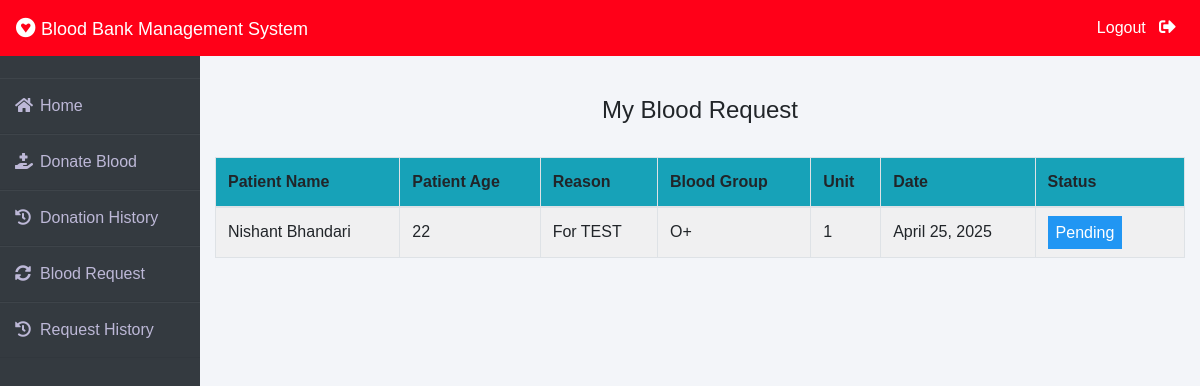
The app's page /donor/request-history (signed in), older data.
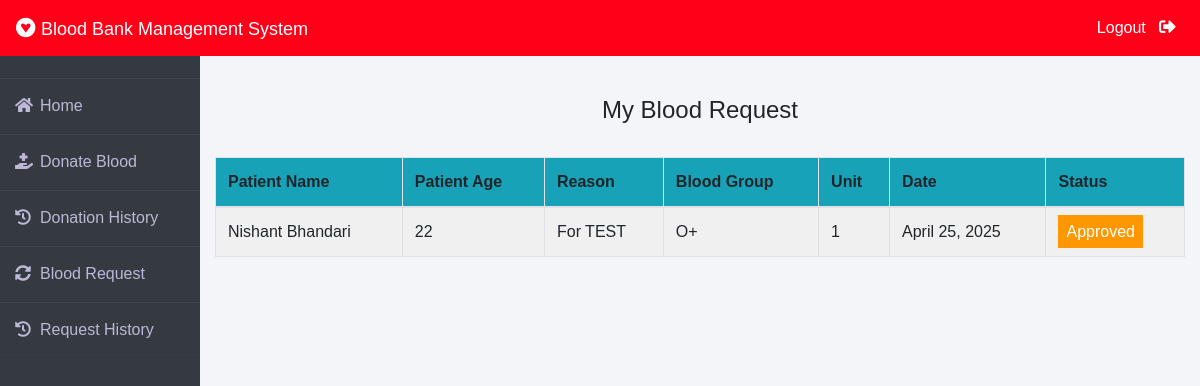
The same page, newer data.
### blood/models.py (models this page shows, shortened)
class BloodRequest(models.Model):
    request_by_patient=models.ForeignKey(pmodels.Patient,null=True,on_delete=models.CASCADE)
    request_by_donor=models.ForeignKey(dmodels.Donor,null=True,on_delete=models.CASCADE)
    patient_name=models.CharField(max_length=30)
    patient_age=models.PositiveIntegerField()
    reason=models.CharField(max_length=500)
    bloodgroup=models.CharField(max_length=10)
    unit=models.PositiveIntegerField(default=0)
    status=models.CharField(max_length=20,default="Pending")
    date=models.DateField(auto_now=True)

### donor/views.py (the view)
# urls.py: path('request-history', views.request_history_view,name='request-history'),
def request_history_view(request):
    donor= models.Donor.objects.get(user_id=request.user.id)
    blood_request=bmodels.BloodRequest.objects.all().filter(request_by_donor=donor)
    return render(request,'donor/request_history.html',{'blood_request':blood_request})

### templates/donor/request_history.html (shortened to what this page needs)
{% extends 'donor/donorbase.html' %}
{% block content %}
{% load widget_tweaks %}
{%load static%}
<head>
   </head>
<br><br>
<div class="container">
    <H4 class="text-center">My Blood Request</H4><br>
    <table class="table table-light table-hover table-bordered table-striped">
        <thead class="bg-info">
            <tr>
                <th scope="col">Patient Name</th>
                <th scope="col">Patient Age</th>
                <th scope="col">Reason</th>
                <th scope="col">Blood Group</th>
                <th scope="col">Unit</th>
                <th scope="col">Date</th>
                <th scope="col">Status</th>
            </tr>
        </thead>
        <tbody>
            {% for t in blood_request %}
            <tr>
                <td> {{t.patient_name}}</td>
                <td>{{t.patient_age}}</td>
                <td>{{t.reason}}</td>
                <td>{{t.bloodgroup}}</td>
                <td>{{t.unit}}</td>
                <td>{{t.date}}</td>
                {% if t.status == 'Approved' %}
                <td><span class="label warning"> Approved</span></td>
                {% elif t.status == 'Rejected' %}
                <td><span class="label success">Rejected</span></td>
                {% else %}
                <td><span style="color: white;margin-left: 0px;" class="label info">Pending</span></td>
                {% endif %}
            </tr>
            {% endfor %}
        </tbody>
    </table>
</div>
{% endblock content %}

Row changes from the older to the newer data that the page shows:
changed BloodRequest "Nishant Bhandari": status "Pending" → "Approved"
